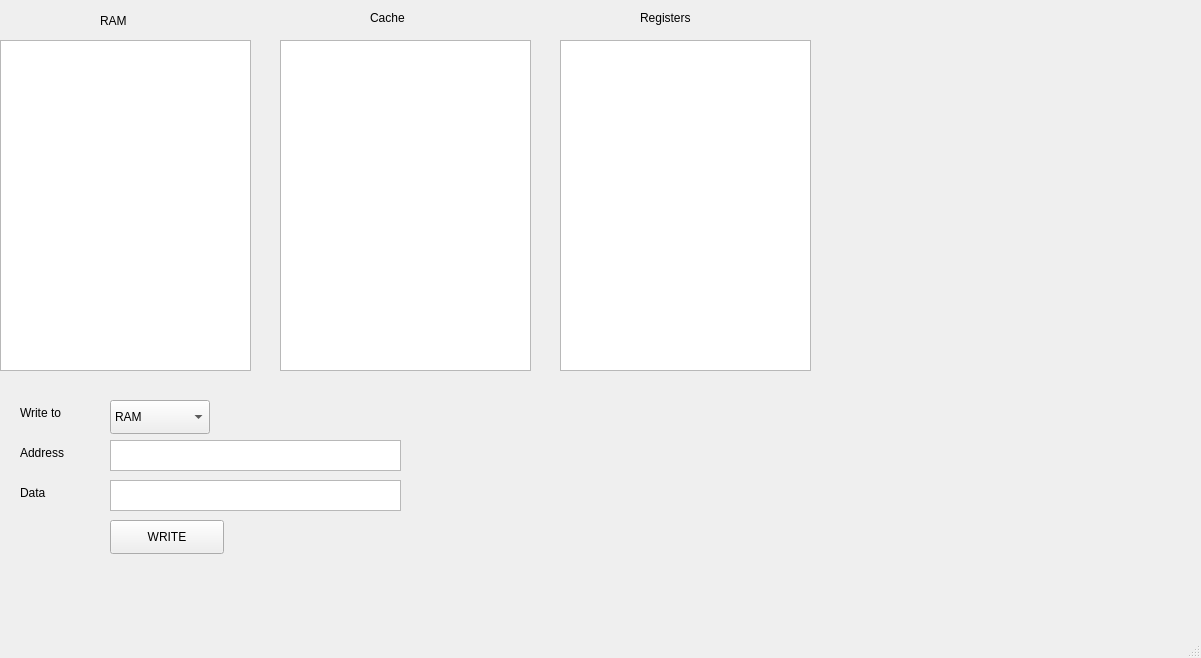
<?xml version="1.0" encoding="UTF-8"?>
<ui version="4.0">
 <class>MainWindow</class>
 <widget class="QMainWindow" name="MainWindow">
  <property name="geometry">
   <rect>
    <x>0</x>
    <y>0</y>
    <width>1201</width>
    <height>658</height>
   </rect>
  </property>
  <property name="windowTitle">
   <string>MainWindow</string>
  </property>
  <widget class="QWidget" name="centralwidget">
   <widget class="QListView" name="listView">
    <property name="geometry">
     <rect>
      <x>0</x>
      <y>40</y>
      <width>251</width>
      <height>331</height>
     </rect>
    </property>
   </widget>
   <widget class="QLabel" name="label">
    <property name="geometry">
     <rect>
      <x>100</x>
      <y>10</y>
      <width>41</width>
      <height>21</height>
     </rect>
    </property>
    <property name="text">
     <string>RAM</string>
    </property>
   </widget>
   <widget class="QListView" name="listView_2">
    <property name="geometry">
     <rect>
      <x>280</x>
      <y>40</y>
      <width>251</width>
      <height>331</height>
     </rect>
    </property>
   </widget>
   <widget class="QLabel" name="label_2">
    <property name="geometry">
     <rect>
      <x>370</x>
      <y>10</y>
      <width>61</width>
      <height>16</height>
     </rect>
    </property>
    <property name="text">
     <string>Cache</string>
    </property>
   </widget>
   <widget class="QLabel" name="label_3">
    <property name="geometry">
     <rect>
      <x>640</x>
      <y>10</y>
      <width>91</width>
      <height>16</height>
     </rect>
    </property>
    <property name="text">
     <string>Registers</string>
    </property>
   </widget>
   <widget class="QListView" name="listView_3">
    <property name="geometry">
     <rect>
      <x>560</x>
      <y>40</y>
      <width>251</width>
      <height>331</height>
     </rect>
    </property>
   </widget>
   <widget class="QTextEdit" name="textEdit">
    <property name="geometry">
     <rect>
      <x>110</x>
      <y>480</y>
      <width>291</width>
      <height>31</height>
     </rect>
    </property>
   </widget>
   <widget class="QLabel" name="label_4">
    <property name="geometry">
     <rect>
      <x>20</x>
      <y>400</y>
      <width>90</width>
      <height>26</height>
     </rect>
    </property>
    <property name="text">
     <string>Write to</string>
    </property>
   </widget>
   <widget class="QComboBox" name="comboBox">
    <property name="geometry">
     <rect>
      <x>110</x>
      <y>400</y>
      <width>100</width>
      <height>34</height>
     </rect>
    </property>
    <item>
     <property name="text">
      <string>RAM</string>
     </property>
    </item>
    <item>
     <property name="text">
      <string>CACHE</string>
     </property>
    </item>
    <item>
     <property name="text">
      <string>REGISTER</string>
     </property>
    </item>
   </widget>
   <widget class="QLabel" name="label_5">
    <property name="geometry">
     <rect>
      <x>20</x>
      <y>440</y>
      <width>90</width>
      <height>26</height>
     </rect>
    </property>
    <property name="text">
     <string>Address</string>
    </property>
   </widget>
   <widget class="QTextEdit" name="textEdit_2">
    <property name="geometry">
     <rect>
      <x>110</x>
      <y>440</y>
      <width>291</width>
      <height>31</height>
     </rect>
    </property>
   </widget>
   <widget class="QLabel" name="label_6">
    <property name="geometry">
     <rect>
      <x>20</x>
      <y>480</y>
      <width>90</width>
      <height>26</height>
     </rect>
    </property>
    <property name="text">
     <string>Data</string>
    </property>
   </widget>
   <widget class="QPushButton" name="pushButton">
    <property name="geometry">
     <rect>
      <x>110</x>
      <y>520</y>
      <width>114</width>
      <height>34</height>
     </rect>
    </property>
    <property name="text">
     <string>WRITE</string>
    </property>
   </widget>
  </widget>
  <widget class="QMenuBar" name="menubar">
   <property name="geometry">
    <rect>
     <x>0</x>
     <y>0</y>
     <width>1201</width>
     <height>21</height>
    </rect>
   </property>
  </widget>
  <widget class="QStatusBar" name="statusbar"/>
 </widget>
 <resources/>
 <connections/>
</ui>
